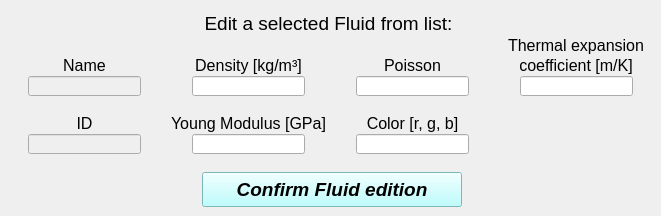
    <widget class="QWidget" name="tab_edit_material">
     <attribute name="title">
      <string>Edit</string>
     </attribute>
     <widget class="QLineEdit" name="lineEdit_density_edit">
      <property name="geometry">
       <rect>
        <x>192</x>
        <y>76</y>
        <width>113</width>
        <height>20</height>
       </rect>
      </property>
      <property name="font">
       <font>
        <family>Arial</family>
        <pointsize>11</pointsize>
        <weight>75</weight>
        <italic>false</italic>
        <bold>true</bold>
       </font>
      </property>
      <property name="alignment">
       <set>Qt::AlignCenter</set>
      </property>
     </widget>
     <widget class="QLabel" name="thermal_expansion_label_2">
      <property name="geometry">
       <rect>
        <x>500</x>
        <y>36</y>
        <width>152</width>
        <height>20</height>
       </rect>
      </property>
      <property name="text">
       <string>&lt;html&gt;&lt;head/&gt;&lt;body&gt;&lt;p align=&quot;center&quot;&gt;&lt;span style=&quot; font-size:12pt; font-style:normal;&quot;&gt;Thermal expansion&lt;/span&gt;&lt;/p&gt;&lt;/body&gt;&lt;/html&gt;</string>
      </property>
     </widget>
     <widget class="QLineEdit" name="lineEdit_thermal_expansion_coefficient_edit">
      <property name="geometry">
       <rect>
        <x>520</x>
        <y>76</y>
        <width>113</width>
        <height>20</height>
       </rect>
      </property>
      <property name="font">
       <font>
        <family>Arial</family>
        <pointsize>11</pointsize>
        <weight>75</weight>
        <italic>false</italic>
        <bold>true</bold>
       </font>
      </property>
      <property name="alignment">
       <set>Qt::AlignCenter</set>
      </property>
     </widget>
     <widget class="QLabel" name="ID_label_2">
      <property name="geometry">
       <rect>
        <x>62</x>
        <y>114</y>
        <width>45</width>
        <height>20</height>
       </rect>
      </property>
      <property name="text">
       <string>&lt;html&gt;&lt;head/&gt;&lt;body&gt;&lt;p align=&quot;center&quot;&gt;&lt;span style=&quot; font-size:12pt; font-style:normal;&quot;&gt;ID&lt;/span&gt;&lt;/p&gt;&lt;/body&gt;&lt;/html&gt;</string>
      </property>
     </widget>
     <widget class="QLabel" name="density_label_2">
      <property name="geometry">
       <rect>
        <x>174</x>
        <y>56</y>
        <width>149</width>
        <height>20</height>
       </rect>
      </property>
      <property name="text">
       <string>&lt;html&gt;&lt;head/&gt;&lt;body&gt;&lt;p align=&quot;center&quot;&gt;&lt;span style=&quot; font-size:12pt; font-style:normal;&quot;&gt;Density [kg/m³]&lt;/span&gt;&lt;/p&gt;&lt;/body&gt;&lt;/html&gt;</string>
      </property>
     </widget>
     <widget class="QLineEdit" name="lineEdit_youngModulus_edit">
      <property name="geometry">
       <rect>
        <x>192</x>
        <y>134</y>
        <width>113</width>
        <height>20</height>
       </rect>
      </property>
      <property name="font">
       <font>
        <family>Arial</family>
        <pointsize>11</pointsize>
        <weight>75</weight>
        <italic>false</italic>
        <bold>true</bold>
       </font>
      </property>
      <property name="alignment">
       <set>Qt::AlignCenter</set>
      </property>
     </widget>
     <widget class="QLabel" name="YoungMod_label_2">
      <property name="geometry">
       <rect>
        <x>162</x>
        <y>114</y>
        <width>173</width>
        <height>20</height>
       </rect>
      </property>
      <property name="font">
       <font>
        <italic>false</italic>
       </font>
      </property>
      <property name="text">
       <string>&lt;html&gt;&lt;head/&gt;&lt;body&gt;&lt;p align=&quot;center&quot;&gt;&lt;span style=&quot; font-size:12pt;&quot;&gt;Young Modulus [GPa]&lt;/span&gt;&lt;/p&gt;&lt;/body&gt;&lt;/html&gt;</string>
      </property>
     </widget>
     <widget class="QLineEdit" name="lineEdit_name_edit">
      <property name="enabled">
       <bool>false</bool>
      </property>
      <property name="geometry">
       <rect>
        <x>28</x>
        <y>76</y>
        <width>113</width>
        <height>20</height>
       </rect>
      </property>
      <property name="font">
       <font>
        <family>Arial</family>
        <pointsize>11</pointsize>
        <weight>75</weight>
        <italic>false</italic>
        <bold>true</bold>
       </font>
      </property>
      <property name="alignment">
       <set>Qt::AlignCenter</set>
      </property>
     </widget>
     <widget class="QLineEdit" name="lineEdit_poisson_edit">
      <property name="geometry">
       <rect>
        <x>356</x>
        <y>76</y>
        <width>113</width>
        <height>20</height>
       </rect>
      </property>
      <property name="font">
       <font>
        <family>Arial</family>
        <pointsize>11</pointsize>
        <weight>75</weight>
        <italic>false</italic>
        <bold>true</bold>
       </font>
      </property>
      <property name="alignment">
       <set>Qt::AlignCenter</set>
      </property>
     </widget>
     <widget class="QLabel" name="coefficient_mK_2">
      <property name="geometry">
       <rect>
        <x>500</x>
        <y>56</y>
        <width>152</width>
        <height>20</height>
       </rect>
      </property>
      <property name="text">
       <string>&lt;html&gt;&lt;head/&gt;&lt;body&gt;&lt;p align=&quot;center&quot;&gt;&lt;span style=&quot; font-size:12pt; font-style:normal;&quot;&gt;coefficient [m/K]&lt;/span&gt;&lt;/p&gt;&lt;/body&gt;&lt;/html&gt;</string>
      </property>
     </widget>
     <widget class="QLineEdit" name="lineEdit_color_edit">
      <property name="geometry">
       <rect>
        <x>356</x>
        <y>134</y>
        <width>113</width>
        <height>20</height>
       </rect>
      </property>
      <property name="font">
       <font>
        <family>Arial</family>
        <pointsize>11</pointsize>
        <weight>75</weight>
        <italic>false</italic>
        <bold>true</bold>
       </font>
      </property>
      <property name="alignment">
       <set>Qt::AlignCenter</set>
      </property>
     </widget>
     <widget class="QLineEdit" name="lineEdit_id_edit">
      <property name="enabled">
       <bool>false</bool>
      </property>
      <property name="geometry">
       <rect>
        <x>28</x>
        <y>134</y>
        <width>113</width>
        <height>20</height>
       </rect>
      </property>
      <property name="font">
       <font>
        <family>Arial</family>
        <pointsize>11</pointsize>
        <weight>75</weight>
        <italic>false</italic>
        <bold>true</bold>
       </font>
      </property>
      <property name="alignment">
       <set>Qt::AlignCenter</set>
      </property>
     </widget>
     <widget class="QLabel" name="Name_label_2">
      <property name="geometry">
       <rect>
        <x>60</x>
        <y>56</y>
        <width>49</width>
        <height>20</height>
       </rect>
      </property>
      <property name="text">
       <string>&lt;html&gt;&lt;head/&gt;&lt;body&gt;&lt;p align=&quot;center&quot;&gt;&lt;span style=&quot; font-size:12pt; font-style:normal;&quot;&gt;Name&lt;/span&gt;&lt;/p&gt;&lt;/body&gt;&lt;/html&gt;</string>
      </property>
     </widget>
     <widget class="QLabel" name="poisson_label_4">
      <property name="geometry">
       <rect>
        <x>378</x>
        <y>56</y>
        <width>69</width>
        <height>20</height>
       </rect>
      </property>
      <property name="text">
       <string>&lt;html&gt;&lt;head/&gt;&lt;body&gt;&lt;p align=&quot;center&quot;&gt;&lt;span style=&quot; font-size:12pt; font-style:normal;&quot;&gt;Poisson&lt;/span&gt;&lt;/p&gt;&lt;/body&gt;&lt;/html&gt;</string>
      </property>
     </widget>
     <widget class="QLabel" name="color_label_3">
      <property name="geometry">
       <rect>
        <x>356</x>
        <y>114</y>
        <width>113</width>
        <height>20</height>
       </rect>
      </property>
      <property name="text">
       <string>&lt;html&gt;&lt;head/&gt;&lt;body&gt;&lt;p align=&quot;center&quot;&gt;&lt;span style=&quot; font-size:12pt; font-style:normal;&quot;&gt;Color [r, g, b]&lt;/span&gt;&lt;/p&gt;&lt;/body&gt;&lt;/html&gt;</string>
      </property>
     </widget>
     <widget class="QPushButton" name="pushButton_confirm_material_edition">
      <property name="enabled">
       <bool>true</bool>
      </property>
      <property name="geometry">
       <rect>
        <x>202</x>
        <y>172</y>
        <width>260</width>
        <height>35</height>
       </rect>
      </property>
      <property name="minimumSize">
       <size>
        <width>260</width>
        <height>35</height>
       </size>
      </property>
      <property name="maximumSize">
       <size>
        <width>260</width>
        <height>35</height>
       </size>
      </property>
      <property name="font">
       <font>
        <family>Arial</family>
        <pointsize>14</pointsize>
        <weight>75</weight>
        <italic>true</italic>
        <bold>true</bold>
        <stylestrategy>PreferDefault</stylestrategy>
       </font>
      </property>
      <property name="cursor">
       <cursorShape>ArrowCursor</cursorShape>
      </property>
      <property name="layoutDirection">
       <enum>Qt::LeftToRight</enum>
      </property>
      <property name="autoFillBackground">
       <bool>false</bool>
      </property>
      <property name="styleSheet">
       <string notr="true">background-color: rgb(170, 255, 255);</string>
      </property>
      <property name="text">
       <string>Confirm Fluid edition</string>
      </property>
      <property name="shortcut">
       <string>Shift+A</string>
      </property>
      <property name="checkable">
       <bool>false</bool>
      </property>
      <property name="autoDefault">
       <bool>true</bool>
      </property>
      <property name="default">
       <bool>false</bool>
      </property>
      <property name="flat">
       <bool>false</bool>
      </property>
     </widget>
     <widget class="QLabel" name="Add_new_mat_label_2">
      <property name="geometry">
       <rect>
        <x>164</x>
        <y>8</y>
        <width>329</width>
        <height>31</height>
       </rect>
      </property>
      <property name="font">
       <font>
        <pointsize>11</pointsize>
       </font>
      </property>
      <property name="text">
       <string>&lt;html&gt;&lt;head/&gt;&lt;body&gt;&lt;p align=&quot;center&quot;&gt;&lt;span style=&quot; font-size:14pt; font-style:normal;&quot;&gt;Edit a selected Fluid from list:&lt;/span&gt;&lt;/p&gt;&lt;/body&gt;&lt;/html&gt;</string>
      </property>
      <property name="textFormat">
       <enum>Qt::AutoText</enum>
      </property>
      <property name="alignment">
       <set>Qt::AlignCenter</set>
      </property>
     </widget>
    </widget>
